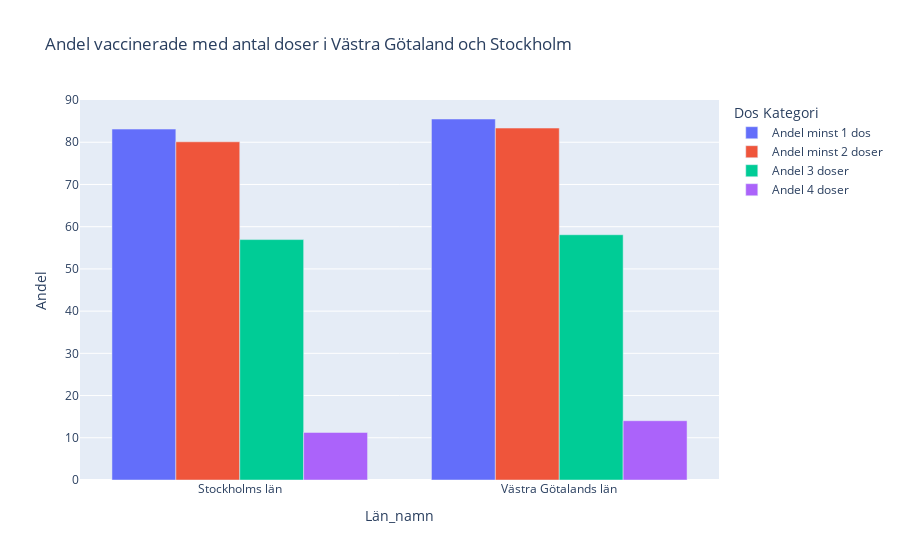

Notebook cell for this chart:
### Code cell
fig_andel = px.bar(totalt_per_doskategori,
                                         x='Län_namn',
                                         y=['Andel minst 1 dos', 'Andel minst 2 doser', 'Andel 3 doser', 'Andel 4 doser'],
                                         title='Andel vaccinerade med antal doser i Västra Götaland och Stockholm',
                                         labels={'value': 'Andel', 'variable':'Dos Kategori'},
                                         barmode='group')

fig_andel.show()

fig_andel.write_html("../Labb/Visualiseringar/Uppgift_2/Andel_vaccinerade_doser_sthlm_vsg.html")

### Figure 1 — Plotly figure (JSON) as saved in the notebook; plotly's stock layout.template omitted (floating-point values rounded to 4 significant figures)
{"data": [{"alignmentgroup": "True", "hovertemplate": "Dos Kategori=Andel minst 1 dos<br>Län_namn=%{x}<br>Andel=%{y}<extra></extra>", "legendgroup": "Andel minst 1 dos", "marker": {"color": "#636efa", "pattern": {"shape": ""}}, "name": "Andel minst 1 dos", "offsetgroup": "Andel minst 1 dos", "orientation": "v", "showlegend": true, "textposition": "auto", "type": "bar", "x": ["Stockholms län", "Västra Götalands län"], "xaxis": "x", "y": [83.12, 85.51], "yaxis": "y"}, {"alignmentgroup": "True", "hovertemplate": "Dos Kategori=Andel minst 2 doser<br>Län_namn=%{x}<br>Andel=%{y}<extra></extra>", "legendgroup": "Andel minst 2 doser", "marker": {"color": "#EF553B", "pattern": {"shape": ""}}, "name": "Andel minst 2 doser", "offsetgroup": "Andel minst 2 doser", "orientation": "v", "showlegend": true, "textposition": "auto", "type": "bar", "x": ["Stockholms län", "Västra Götalands län"], "xaxis": "x", "y": [80.11, 83.36], "yaxis": "y"}, {"alignmentgroup": "True", "hovertemplate": "Dos Kategori=Andel 3 doser<br>Län_namn=%{x}<br>Andel=%{y}<extra></extra>", "legendgroup": "Andel 3 doser", "marker": {"color": "#00cc96", "pattern": {"shape": ""}}, "name": "Andel 3 doser", "offsetgroup": "Andel 3 doser", "orientation": "v", "showlegend": true, "textposition": "auto", "type": "bar", "x": ["Stockholms län", "Västra Götalands län"], "xaxis": "x", "y": [56.95, 58.09], "yaxis": "y"}, {"alignmentgroup": "True", "hovertemplate": "Dos Kategori=Andel 4 doser<br>Län_namn=%{x}<br>Andel=%{y}<extra></extra>", "legendgroup": "Andel 4 doser", "marker": {"color": "#ab63fa", "pattern": {"shape": ""}}, "name": "Andel 4 doser", "offsetgroup": "Andel 4 doser", "orientation": "v", "showlegend": true, "textposition": "auto", "type": "bar", "x": ["Stockholms län", "Västra Götalands län"], "xaxis": "x", "y": [11.27, 14.04], "yaxis": "y"}], "layout": {"barmode": "group", "legend": {"title": {"text": "Dos Kategori"}, "tracegroupgap": 0}, "title": {"text": "Andel vaccinerade med antal doser i Västra Götaland och Stockholm"}, "xaxis": {"anchor": "y", "domain": [0, 1], "title": {"text": "Län_namn"}}, "yaxis": {"anchor": "x", "domain": [0, 1], "title": {"text": "Andel"}}}}
